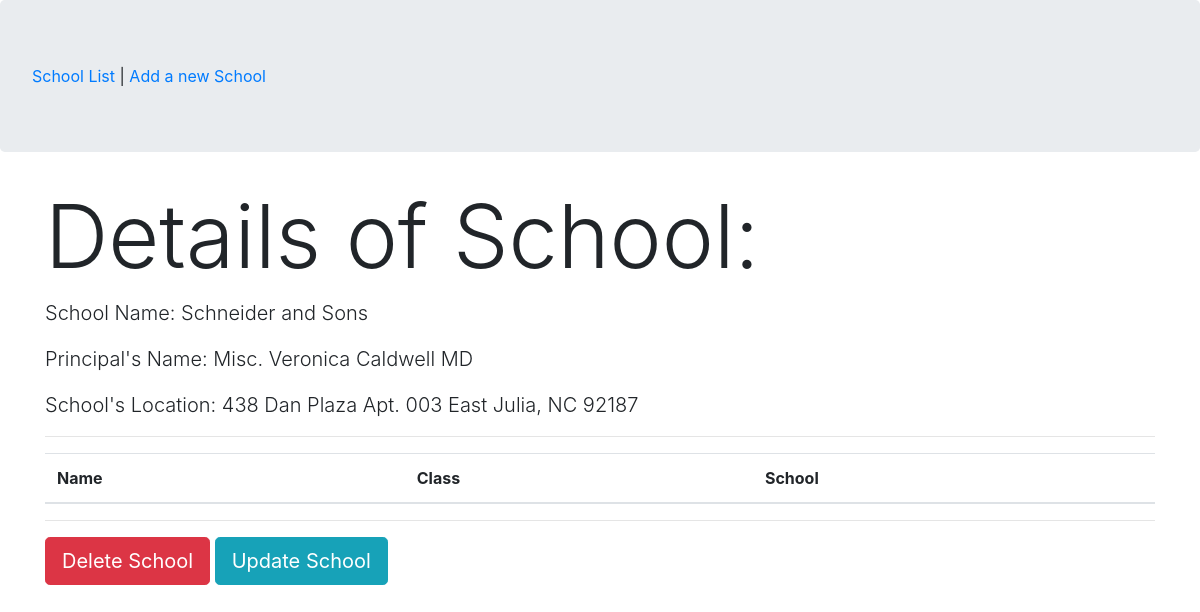
The app's page /school=6 with its own data.
### app1/models.py (models this page shows, shortened)
class school(models.Model):
    name = models.CharField(max_length=200)
    principal = models.CharField(max_length=200)
    location = models.CharField(max_length=200)

### app1/views.py (the view)
# urls.py: path('school=<int:pk>',views.SchoolDetailView.as_view(),name='detail'),
class SchoolDetailView(DetailView):
    model = school
    context_object_name = 'school_detail'
    template_name = 'app1/school_detail.html'

### templates/app1/school_detail.html (shortened to what this page needs)
{% extends "app1/cbv_app_base.html" %}
{% block content %}
    <h2 class="display-2">Details of School:</h2>
    <p class="lead">School Name: {{school_detail.name}}</p>
    <p class="lead">Principal's Name: {{school_detail.principal}}</p>
    <p class="lead">School's Location: {{school_detail.location}}</p>
    <hr>
    <table class="table table-striped">
        <thead>
            <tr>
                <th>Name</th>
                <th>Class</th>
                <th>School</th>
            </tr>
        </thead>
    </table>
    <hr>
    <a
        href="delete={{school_detail.id}}"
        class="btn btn-danger btn-lg">
        Delete School
    </a>
    <a
        href="update={{school_detail.id}}"
        class="btn btn-info btn-lg">
        Update School
    </a>
{% endblock %}

### records on screen
school: name "Schneider and Sons", principal "Misc. Veronica Caldwell MD", location "438 Dan Plaza Apt. 003 East Julia, NC 92187"
